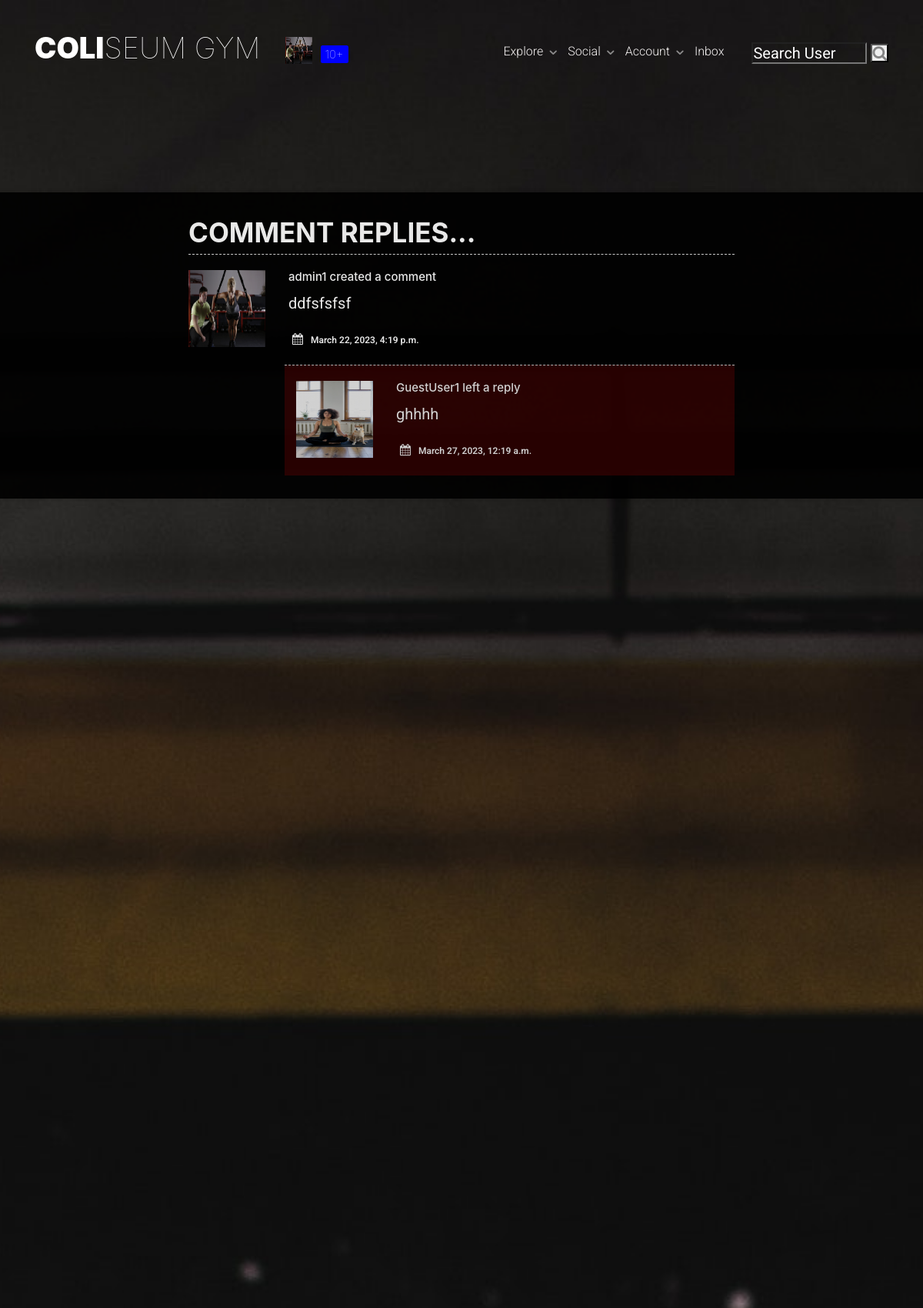
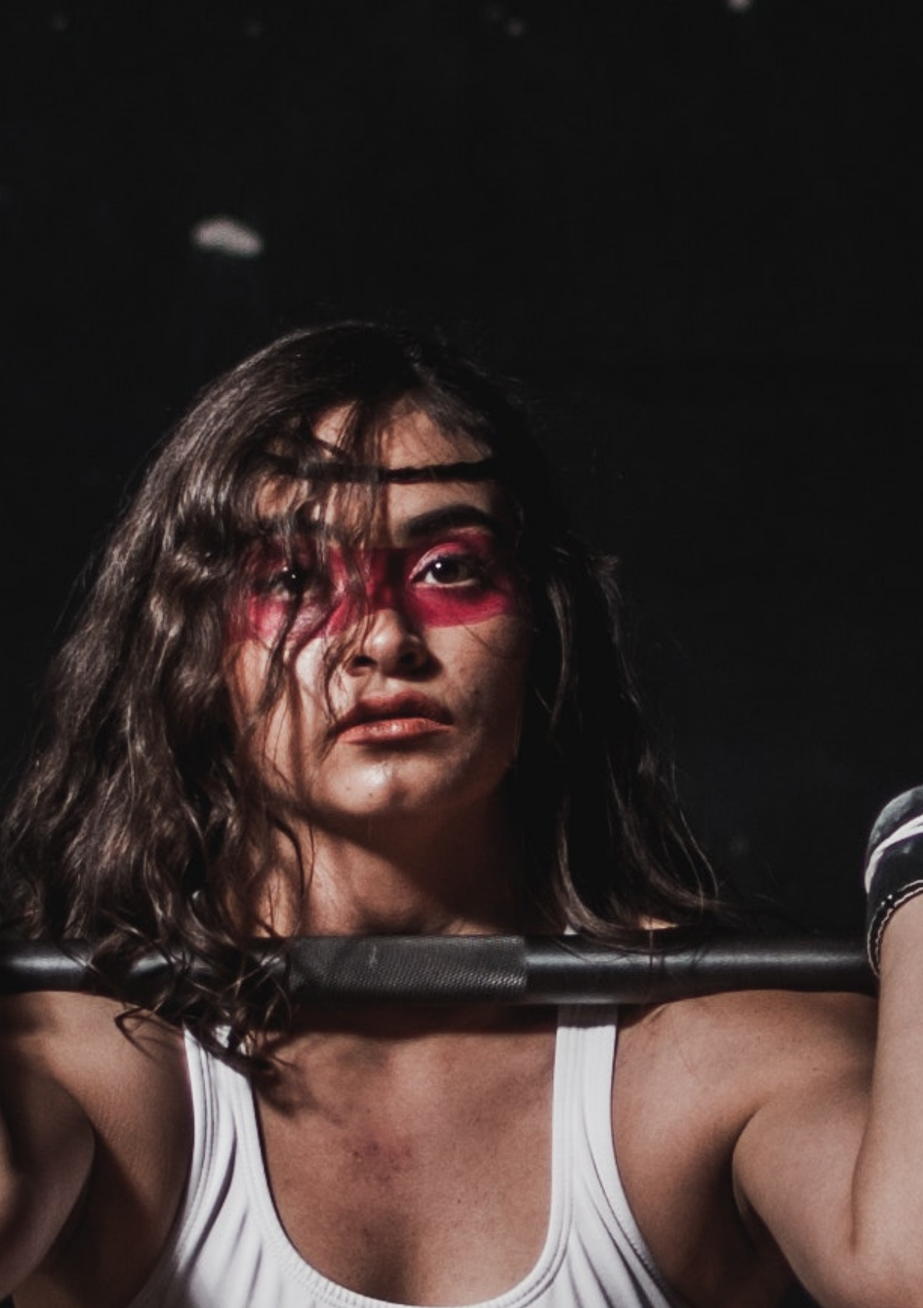
/social/post/34/comment/34/reply (signed in, upper part), run on the app's committed database (2 pictures, top to bottom).
### members/models.py (models this page shows, shortened)
class User(AbstractBaseUser, PermissionsMixin):
    email = models.EmailField(verbose_name="email", max_length=60, unique=True)
    username = models.CharField(max_length=45, unique=True)
    first_name = models.CharField(max_length=60, blank=True)
    last_name = models.CharField(max_length=60, blank=True)
    state = models.ForeignKey(State, on_delete=models.SET_NULL, null=True)
    city = models.ForeignKey(City, on_delete=models.SET_NULL, null=True)
    password = models.CharField(max_length=100)
    date_joined = models.DateTimeField(verbose_name="date_joined", default=timezone.now)
    last_login = models.DateTimeField(verbose_name="last_login", default=timezone.now)
    is_staff = models.BooleanField(default=False)
    is_active = models.BooleanField(default=True)
    is_admin = models.BooleanField(default=False)
    is_superuser = models.BooleanField(default=False)
    objects = MyAccountManager()
    USERNAME_FIELD = "username"
    REQUIRED_FIELDS = ["email"]
    def __str__(self):
        return self.username

class UserProfile(models.Model):
    user = models.OneToOneField(
        User,
        primary_key=True,
        verbose_name="user",
        related_name="profile",
        on_delete=models.CASCADE,
    )
    first_name = models.CharField(max_length=30, blank=True, null=True)
    last_name = models.CharField(max_length=30, blank=True, null=True)
    bio = models.TextField(max_length=500, blank=True, null=True)
    birth_date = models.DateField(null=True, blank=True)
    location = models.CharField(max_length=100, blank=True, null=True)
    picture = models.ImageField(
        upload_to="images/profile_pictures",
        default="static/images/default_pic.jpg",
        blank=False,
    )
    followers = models.ManyToManyField(User, blank=True, related_name="followers")
    followings = models.ManyToManyField(User, blank=True, related_name="followings")
    website_url = models.CharField(max_length=255, null=True, blank=True)
    facebook_url = models.CharField(max_length=255, null=True, blank=True)
    twitter_url = models.CharField(max_length=255, null=True, blank=True)
    instagram_url = models.CharField(max_length=255, null=True, blank=True)

### social/models.py (models this page shows, shortened)
class Comment(models.Model):
    comment = models.TextField()
    created_on = models.DateTimeField(default=timezone.now)
    author = models.ForeignKey(User, on_delete=models.CASCADE)
    post = models.ForeignKey("Post", on_delete=models.CASCADE, default=False)
    likes = models.ManyToManyField(User, blank=True, related_name="comment_likes")
    dislikes = models.ManyToManyField(User, blank=True, related_name="comment_dislikes")
    parent = models.ForeignKey(
        "self", on_delete=models.CASCADE, blank=True, null=True, related_name="+"
    )
    tags = models.ManyToManyField("Tag", blank=True)
    def children(self):
        return Comment.objects.filter(parent=self).order_by("-created_on").all()
    class Meta:
        ordering = ["-created_on"]

### social/views.py (the view, shortened to what this page needs)
class CommentReplyView(LoginRequiredMixin, ListView):
    def get(self, request, pk, post_pk, *args, **kwargs):
        post = Post.objects.get(pk=post_pk)
        form = CommentForm()
        comment = Comment.objects.get(pk=pk)
        context = {
            "form": form,
            "post": post,
            "comment": comment,
        }
        return render(request, "social/post_comment_replies.html", context)

### social/forms.py
class CommentForm(forms.ModelForm):
    comment = forms.CharField(
        label="",
        widget=forms.Textarea(attrs={"rows": "3", "placeholder": ""}),
    )
    class Meta:
        model = Comment
        fields = ["comment"]

### social/templatetags/custom_tags.py (called while the page is built)
@register.inclusion_tag("social/show_notifications.html", takes_context=True)
def show_notifications(context):
    request_user = context["request"].user
    notifications = (
        Notification.objects.filter(to_user=request_user)
        .exclude(user_has_seen=True)
        .order_by("-date")
    )
    return {"notifications": notifications}

### social/templates/social/post_comment_replies.html (shortened to what this page needs)
{% extends 'basetwo.html' %}
{% load crispy_forms_tags %}
{% load static %}
{% block content %}
<div class="fh5co-parallax largerbanner" style="background-image: url(/static/images/fitnesspic2.jpg);">
    <section class="content-item" id="comments">
        <div class="container">
        <div class="col-sm-8 col-md-offset-2">
            <h2 style="color: white;" class="">Comment replies...</h2>
			<div class="media">
				<a class="pull-left" href="{% url 'show_profile_page' comment.author.profile.pk %}">
					<img src="{{ comment.author.profile.picture.url }}" alt="" class="shared-image">
				</a>
				<div class="media-body">
					<h4 class="media-heading">{{ comment.author }} created a comment</h4>
					<p class="white">{{ comment.comment }}</p>
					<ul class="list-unstyled list-inline media-detail pull-left">
						<li><i class="fa fa-calendar"></i>{{comment.created_on}}</li>
					</ul>
				</div>
			</div>
			{% for child_comment in comment.children %}
				<div class="media marginleft reply sharedpostbody">
					<a class="pull-left sharedpostbody" href="{% url 'show_profile_page' child_comment.author.profile.pk %}">
						<img src="{{ child_comment.author.profile.picture.url }}" alt="" class="media-object shared-image">
					</a>
					<div class="media-body">
						<h4 class="media-heading">{{ child_comment.author }} left a reply </h4>
						<p class="white">{{ child_comment.comment }}</p>
						<ul class="list-unstyled list-inline media-detail pull-left">
							<li><i class="fa fa-calendar"></i>{{ child_comment.created_on }}</li>
						</ul>
					</div>
				</div>
			{% endfor %}
		</div>
		</div>
	</section>
</div>
{% endblock %}

### fitness/templates/navbar.html (shortened to what this page needs)
{% load static %}
{% load custom_tags %}
<div id="fh5co-header" class="">
    <header id="fh5co-header-section">
        <div class="container ">
            <div class="nav-header">
                <h1 id="fh5co-logo">
                    <a href="{% url 'home' %}">Coli<span>seum Gym</span></a>
                    {% if user.is_authenticated %}
                        <a href="{% url 'show_profile_page' request.user.profile.pk %}"><img class="profile-image" height="35" width="35" src="{{ request.user.profile.picture.url }}"></a>
                        <a href="{% url 'notifications' %}" style="background-color: blue !important;" class="badge badge-primary">{% show_notifications %}</a>
                    {% endif %}
                </h1>
                <nav id="fh5co-menu-wrap" role="navigation">
                    <ul class="sf-menu" id="fh5co-primary-menu">
                        {% if user.is_authenticated %}
                            <li>
                                <a href="#" class="fh5co-sub-ddown">Explore</a>
                            </li>
                            <li>
                                <a href="#">Social</a>
                            </li>
                            <li>
                                <a href="#" class="fh5co-sub-ddown">Account</a>
                            </li>
                            <li><a href="{% url 'inbox' %}" class="notification inbox">
                                <span class="notification-text">Inbox</span>
                            </a></li>
                            <li class="search-container">
                                <form method="GET" action="{% url 'profile-search' %}">
                                    <input type="text" class="search-form" placeholder="Search User" aria-label="Username" aria-describedby="basic-addon1" name="query" value="{{ request.GET.query }}">
                                    <button type="submit"><i class="fa fa-search"></i></button>
                                </form>
                            </li>
                        {% endif %}
                    </ul>
                </nav>
            </div>
        </div>
    </header>
</div>

### static/css/superfish.css (style rules this page uses)
.sf-menu, .sf-menu * { margin: 0; padding: 0; list-style: none; }
.sf-menu li { position: relative; }
.sf-menu > li { float: left; }
.sf-menu a { display: block; position: relative; }
.sf-menu { float: left; margin-bottom: 1em; }
.sf-menu a { border-left: 1px solid #fff; border-top: 1px solid #dFeEFF; border-top: 1px solid rgba(255,255,255,.5); padding: .75em 1em; text-decoration: none; zoom: 1; }
.sf-menu a { color: #13a; }
.sf-menu li { background: #BDD2FF; white-space: nowrap; *white-space: normal; -webkit-transition: background .2s; transition: background .2s; }
.sf-arrows .sf-with-ul { padding-right: 2.5em; *padding-right: 1em; }
.sf-arrows .sf-with-ul:after { content: ''; position: absolute; top: 50%; right: 1em; margin-top: -3px; height: 0; width: 0; border: 5px solid transparent; border-top-color: #dFeEFF; border-top-color: rgba(255,255,255,.5); }

### static/css/posts.css (style rules this page uses)
.largerbanner { height: 5000px !important; }
.content-item { padding:30px 0; background-color:#FFFFFF; position: relative; top: 5%; color: white !important; }
.content-item h2 { font-weight:700; font-size:35px; line-height:45px; text-transform:uppercase; }
.fa, .thumbs-btn { background-color: transparent ; }
.profile-image { max-width: 100px; margin-left: none !important; }
.reply { background-color: rgb(48, 2, 2); opacity: 0.90; }
#comments { background-color: black !important; opacity: 0.9; }
.shared-image { max-width: 100px; width: 100px; max-height: 100px; min-height: 100px; margin-left: none !important; }
.white { color: white; }
.media { position: relative; top: 10%; }
.marginleft { margin-left: 125px !important; }
.sharedpostbody { padding-left: 15px; padding-right: 15px; }
#comments { box-shadow: 0 -1px 6px 1px rgba(0,0,0,0.1); background-color: transparent; }
#comments .media { border-top:1px dashed #DDDDDD; padding:20px 0; margin:0; }
#comments .media > .pull-left { margin-right:20px; }
#comments .media h4 { margin:0 0 10px; }
#comments .media p { margin-bottom:15px; text-align:justify; }
#comments .media-detail { margin:0; }
#comments .media-detail li { color:white; font-size:12px; padding-right: 10px; font-weight:600; }
#comments .media-detail li:last-child { padding-right:0; }
#comments .media-detail li i { color:white; font-size:15px; margin-right:10px; }

### data on the page
User: user.profile.picture (picture)
Comment: author.profile.picture (picture), author "admin1", comment "ddfsfsfsf", created_on "March 22, 2023, 4:19 p.m."
Comment: author.profile.picture (picture), author "GuestUser1", comment "ghhhh", created_on "March 27, 2023, 12:19 a.m."
